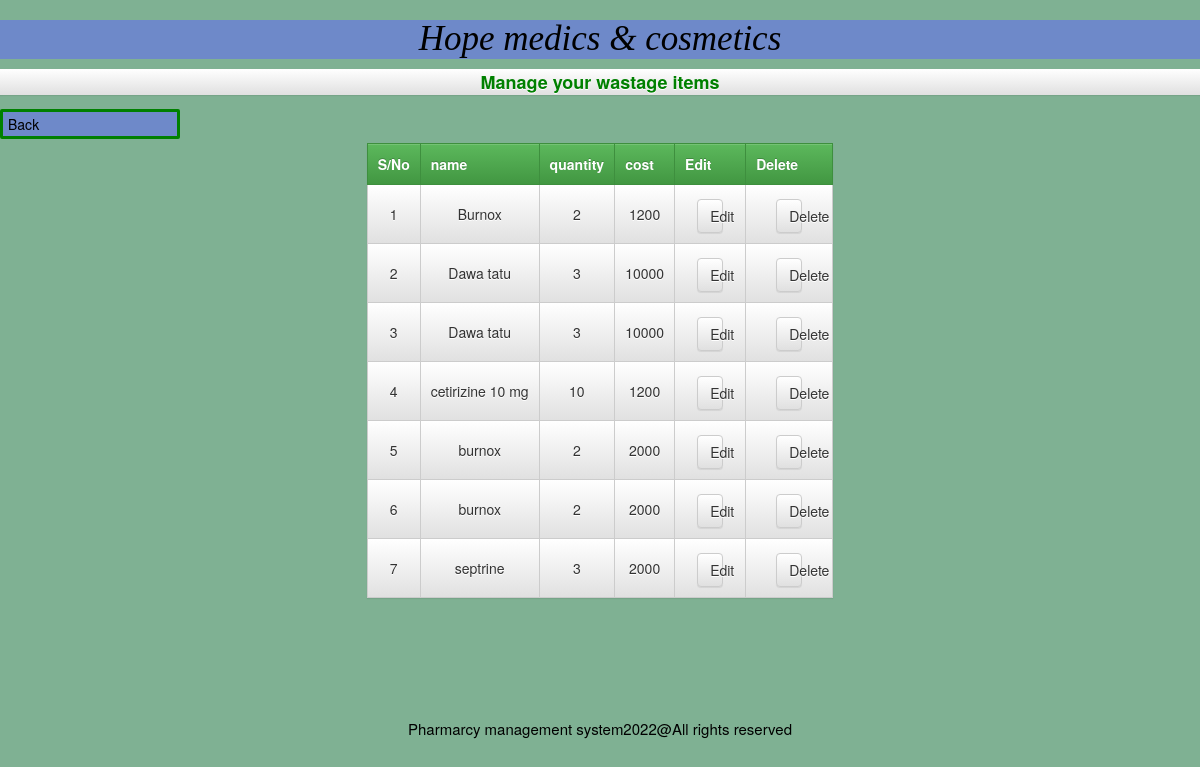
Screenshot of /wastagee.php with the database file from the repository.
### tables this page shows
CREATE TABLE `wastage` (
  `id` int(11) NOT NULL,
  `name` varchar(255) NOT NULL,
  `quantity` int(255) NOT NULL,
  `cost` int(255) NOT NULL
);

### wastagee.php (the view, shortened to what this page needs)
<?php
$con=mysqli_connect('localhost','root','','medics');
  $result=mysqli_query($con,"SELECT * FROM wastage");
?>
<!DOCTYPE html>
<html>
<head>
	<link rel="stylesheet" type="text/css" href="css/bootstrap.css">
	<link rel="stylesheet" type="text/css" href="css/bootstrap-theme.css">
  <link rel="stylesheet" type="text/css" href="project.css">
</head>
<body>
	<h1>Hope medics & cosmetics</h1>
    <div class="btn-default">
	<p style="text-align: center;color: green;font-size: 18px;"><b>Manage your wastage items</p></b></div>
    <a href="wastage.php">Back</a>
	<table border="1" align="center">
		<tr class="btn-success">
			<th>S/No</th>
			<th>name</th>
			<th>quantity</th>
			<th>cost</th>
      <th>Edit</th>
      <th>Delete</th>
        </tr>
        <?php
        while($count=mysqli_fetch_array($result)){
        ?>
          <tr class="btn-default">
          	<td><?php echo $count['id'];?></td>
          	<td><?php echo $count['name'];?></td>
          	<td><?php echo $count['quantity'];?></td>
          	<td><?php echo $count['cost'];?></td>
          	<td><a href="edit_wastage.php?edit=<?php echo $data['stock_id']; ?>" class="btn btn-default">Edit</a></td>
        <td><a href="delete_wastage.php?delete=<?php echo $data['stock_id']; ?>" class="btn btn-default">Delete</a></td>
          </tr>
      <?php }  ?>
</table>
<footer>
  <br><br><br><br><br><br>
 	<p style="text-align: center;">Pharmarcy management system2022@All rights reserved</p>
 </footer>
</body>
</html>

### project.css (style rules this page uses)
p { color: black; font-size: 15px; background-color: rgba(); }
a { width: 15%; padding: 2px 5px; margin: 4px 0; display: inline-block; border: 3.6px solid green; border-radius: 2px; box-sizing: border-box; background-color: rgba(95,99,255,0.5); text-decoration: none; color: black; }
h1 { text-align: center; font-size: 35px; color: black; background-color: rgba(95,99,255,0.5); font-family: "Times New Roman",Times,Serif; font-style: italic; }
body { background-color: rgba(0,100,40,0.5); }

### wastagee.php (style rules this page uses)
table { border-collapse: collapse; }
a { width: 15%; padding: 10px 15px; margin: 8px 0; display: inline-block; border: 1px solid #ccc; border-radius: 4px; box-sizing: border-box; background-color: rgba(0,100,40,0.5); text-decoration: none; }

### rows the page displays
wastage: id "1", name "Burnox", quantity "2", cost "1200"
wastage: id "2", name "Dawa tatu", quantity "3", cost "10000"
wastage: id "3", name "Dawa tatu", quantity "3", cost "10000"
wastage: id "4", name "cetirizine 10 mg", quantity "10", cost "1200"
wastage: id "5", name "burnox", quantity "2", cost "2000"
wastage: id "6", name "burnox", quantity "2", cost "2000"
wastage: id "7", name "septrine", quantity "3", cost "2000"
